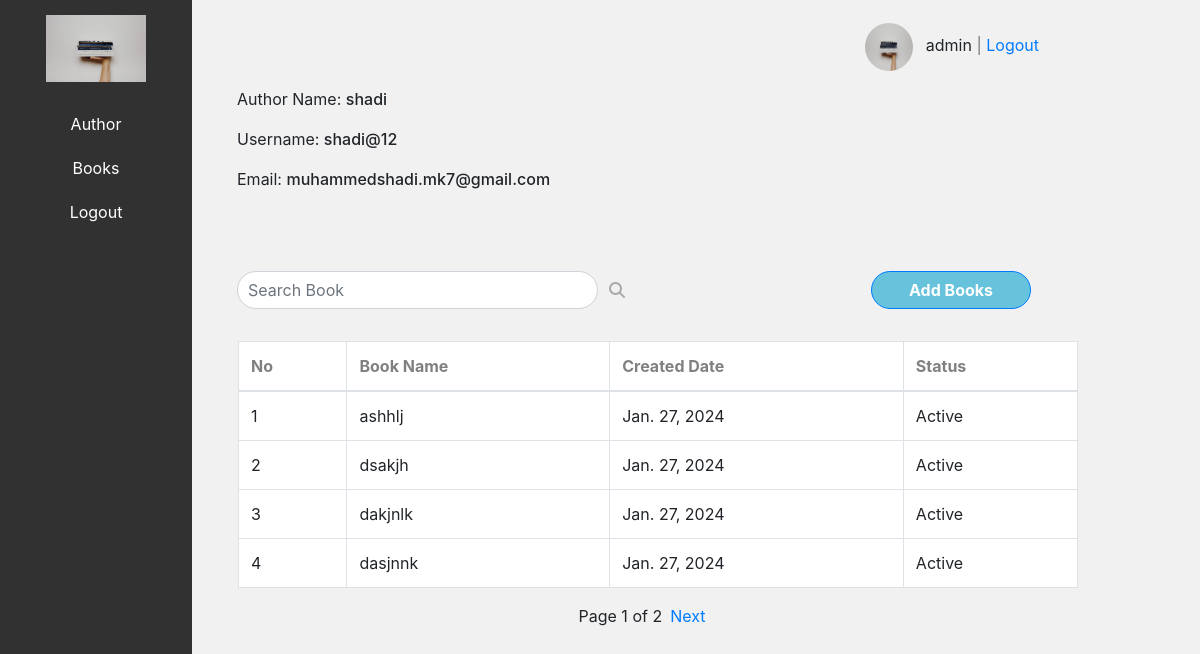
The app's page /view_books/1/ (signed in) with its own data.
### Techn_app/models.py (models this page shows, shortened)
class Author(models.Model):
    name = models.CharField(max_length=100)
    is_active = models.BooleanField(default=True)
    username = models.CharField(max_length=100)
    email = models.EmailField(max_length=100)

class Book(models.Model):
    author = models.ForeignKey(Author, on_delete=models.CASCADE)
    title = models.CharField(max_length=200)
    is_active = models.BooleanField(default=True)
    created_date = models.DateField(auto_now_add=True)

### Techn_app/views.py (the view, shortened to what this page needs)
# urls.py: path('view_books/<int:author_id>/', ViewBooks.as_view(), name='view_books'),
class ViewBooks(View):
    def get(self, request, author_id):
        if request.user.is_authenticated:
            search_query = request.GET.get('search', '')
            author = get_object_or_404(Author, pk=author_id)
            if search_query:
                books = Book.objects.filter(author=author, title__icontains=search_query)
            else:
                books = Book.objects.filter(author=author)
            page = request.GET.get('page', 1)
            paginator = Paginator(books, 4)
            try:
                books = paginator.page(page)
            except PageNotAnInteger:
                books = paginator.page(1)
            except EmptyPage:
                books = paginator.page(paginator.num_pages)
            return render(request, 'AuthorBooks.html', {'author': author, 'books': books})
        else:
            return redirect('login')

### templates/AuthorBooks.html (shortened to what this page needs)
{% extends 'Home.html' %}
{% block body %}
<div class="container" style="margin-bottom:5rem;">
    <p>Author Name: <span style="font-weight: 500;">{{ author.name }}</span></p>
    <p>Username: <span style="font-weight: 500;">{{ author.username }}</p>
    <p>Email: <span style="font-weight: 500;">{{ author.email }}</p>
</div>
<div class="container">
    <div class="d-flex justify-content-between mt-3 ml-3 mr-3">
        <form method="GET" action="{% url 'view_books' author.id %}" class="d-flex">
            <div class="input-group" style="width: 25rem;margin-left:-1rem;">
                <input type="text" class="form-control" name="search" placeholder="Search Book" aria-label="Search book" aria-describedby="searchIcon" style="border-radius: 20px; padding-left: 10px;">
                <div class="input-group-append">
                    <span class="input-group-text" id="searchIcon" style="background-color: transparent; border: none;margin-bottom:2rem;">
                        <i class="fas fa-search" style="color: #aaa;"></i>
                    </span>
                </div>
            </div>
        </form>
        <button type="submit" style="border-radius: 20px; width: 10rem; background-color: #67C3DC; font-weight: bold; margin-bottom: 2rem;" class="btn btn-primary btn-block ml-auto" data-toggle="modal" data-target="#addBookModal">
            Add Books
        </button>
    </div>
</div>
<table class="table table-bordered" style="margin-left: 1rem; margin-right: 2rem;">
    <thead style="background-color:white;font-weight:400;color:grey;">
    <tr>
      <th>No</th>
      <th>Book Name</th>
      <th>Created Date</th>
      <th>Status</th>
    </tr>
  </thead>
  <tbody>
    {% if books %}
      {% for book in books %}
        <tr>
          <td>{{ forloop.counter }}</td>
          <td>{{ book.title }}</td>
          <td>{{ book.created_date }}</td>
          <td>{% if book.is_active %}Active{% else %}Inactive{% endif %}</td>
        </tr>
      {% endfor %}
    {% else %}
      <tr>
        <td colspan="4" class="text-center">No books for this author.</td>
      </tr>
    {% endif %}
  </tbody>
</table>
<div class="pagination d-flex justify-content-center mt-3">
    <span class="current">
        Page {{ books.number }} of {{ books.paginator.num_pages }}
    </span>
    {% if books.has_next %}
        <a href="?page={{ books.next_page_number }}" class="ml-2">Next</a>
    {% endif %}
</div>
{% endblock %}

### templates/Home.html (shortened to what this page needs)
{% load static %}
<!DOCTYPE html>
<html lang="en">
<head>
  <link href="https://stackpath.bootstrapcdn.com/bootstrap/4.3.1/css/bootstrap.min.css" rel="stylesheet">
  <link href="https://code.jquery.com/ui/1.12.1/themes/base/jquery-ui.css" rel="stylesheet">
</head>
<body>
  <div class="container-fluid">
    <div class="row">
      <div class="col-md-3 navbar">
        <img src="{% static 'images/pexels-thought-catalog-2228557.jpg' %}" alt="Your Logo" class="navbar-logo img-fluid">
        <div class="navbar-links">
          <ul class="list-unstyled">
            <li><a href="{% url 'authors' %}">Author</a></li>
            <li><a href="{% url 'books' %}">Books</a></li>
            <li><a href="{% url 'logout' %}">Logout</a></li>
          </ul>
        </div>
      </div>
      <div class="col-md-9 page-content">
        <div class="container">
          <div class="container" style="margin-bottom: 1rem;">
            <div class="d-flex justify-content-end mt-2 mr-2">
              <div class="user-info">
                {% if user.is_authenticated %}
                  <img src="{% static 'images/pexels-thought-catalog-2228557.jpg' %}" alt="Profile" style="width: 3rem; height: 3rem;" class="rounded-circle">
                  <span style="margin-left: 8px;">{{ user.username }} <span style="color: #777;">|</span> <a href="{% url 'logout' %}">Logout</a></span>
                {% endif %}
              </div>
            </div>
          </div>
        {% block body %}
        {% endblock %}
      </div>
    </div>
  </div>
</body>
</html>

### templates/Home.html (style rules this page uses)
body { padding: 0; margin: 0; height: 100vh; background-color: #F1F1F1; }
.navbar { background-color: #313131; padding: 15px; width: 12rem; display: block; height: 100%; text-align: center; position: fixed; }
.navbar-logo { width: 100px; margin-bottom: 20px; }
.navbar-links { margin-top: 0; color: #fff; list-style: none; padding: 0; }
.navbar-links a { color: #fff; text-decoration: none; display: block; padding: 10px; }
.page-content { margin-left: 12rem; padding: 15px; }

### templates/AuthorBooks.html (style rules this page uses)
table { background-color: white; }

### records on screen
Author: name "shadi", username "shadi@12", email "muhammedshadi.mk7@gmail.com"
Book: title "ashhlj", created_date "Jan. 27, 2024", is_active "Active"
Book: title "dsakjh", created_date "Jan. 27, 2024", is_active "Active"
Book: title "dakjnlk", created_date "Jan. 27, 2024", is_active "Active"
Book: title "dasjnnk", created_date "Jan. 27, 2024", is_active "Active"

### other values on screen
{{ user.username }} "admin"
{{ books.number }} "1"
{{ books.paginator.num_pages }} "2"
